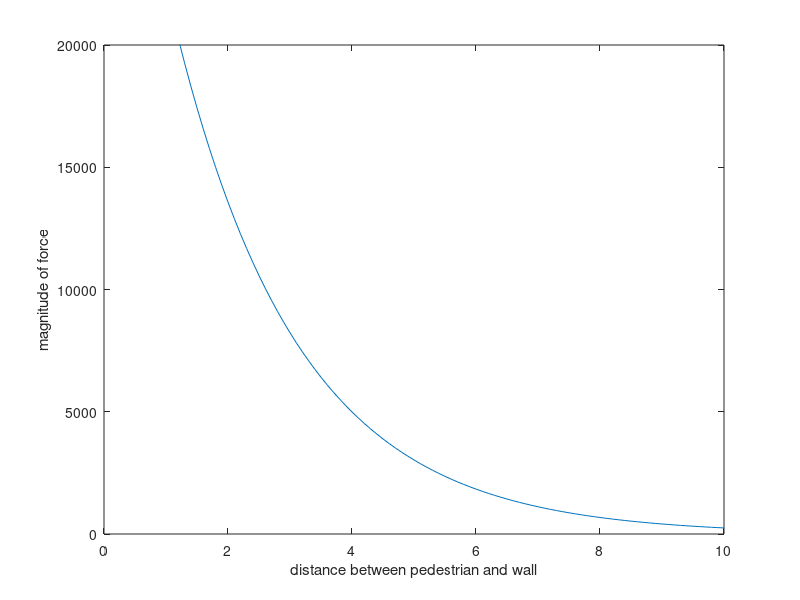

The MATLAB source for this figure:
% Visualization of exponential character of the wall force for the project report

clear all
clc

c_wall = 1.2;
weight_fwall = 100;
A_wall = 150;
r = 3 - c_wall;
B_wall = 2;
n = 1;

d = [0 : 0.1 : 10];

for i = 1 : length(d)
     f(i) = weight_fwall * (A_wall * exp((r - d(i)) / B_wall) * n); % Betrag der Kraft
end

plot(d, f)
axis([0 d(end) 0 20000])
xlabel('distance between pedestrian and wall')
ylabel('magnitude of force')